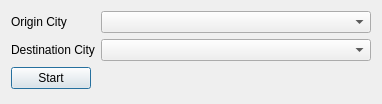
<?xml version="1.0" encoding="UTF-8"?>
<ui version="4.0">
 <class>CitySelectionWindow</class>
 <widget class="QDialog" name="CitySelectionWindow">
  <property name="geometry">
   <rect>
    <x>0</x>
    <y>0</y>
    <width>382</width>
    <height>104</height>
   </rect>
  </property>
  <property name="sizePolicy">
   <sizepolicy hsizetype="Fixed" vsizetype="Fixed">
    <horstretch>0</horstretch>
    <verstretch>0</verstretch>
   </sizepolicy>
  </property>
  <property name="windowTitle">
   <string>Verify City Selection</string>
  </property>
  <layout class="QVBoxLayout" name="verticalLayout">
   <item>
    <layout class="QFormLayout" name="formLayout">
     <item row="0" column="0">
      <widget class="QLabel" name="label">
       <property name="text">
        <string>Origin City</string>
       </property>
      </widget>
     </item>
     <item row="0" column="1">
      <widget class="QComboBox" name="originComboBox"/>
     </item>
     <item row="1" column="0">
      <widget class="QLabel" name="label_2">
       <property name="text">
        <string>Destination City</string>
       </property>
      </widget>
     </item>
     <item row="1" column="1">
      <widget class="QComboBox" name="destComboBox"/>
     </item>
     <item row="2" column="0">
      <widget class="QPushButton" name="pushButton">
       <property name="text">
        <string>Start</string>
       </property>
      </widget>
     </item>
    </layout>
   </item>
  </layout>
 </widget>
 <resources/>
 <connections/>
</ui>
